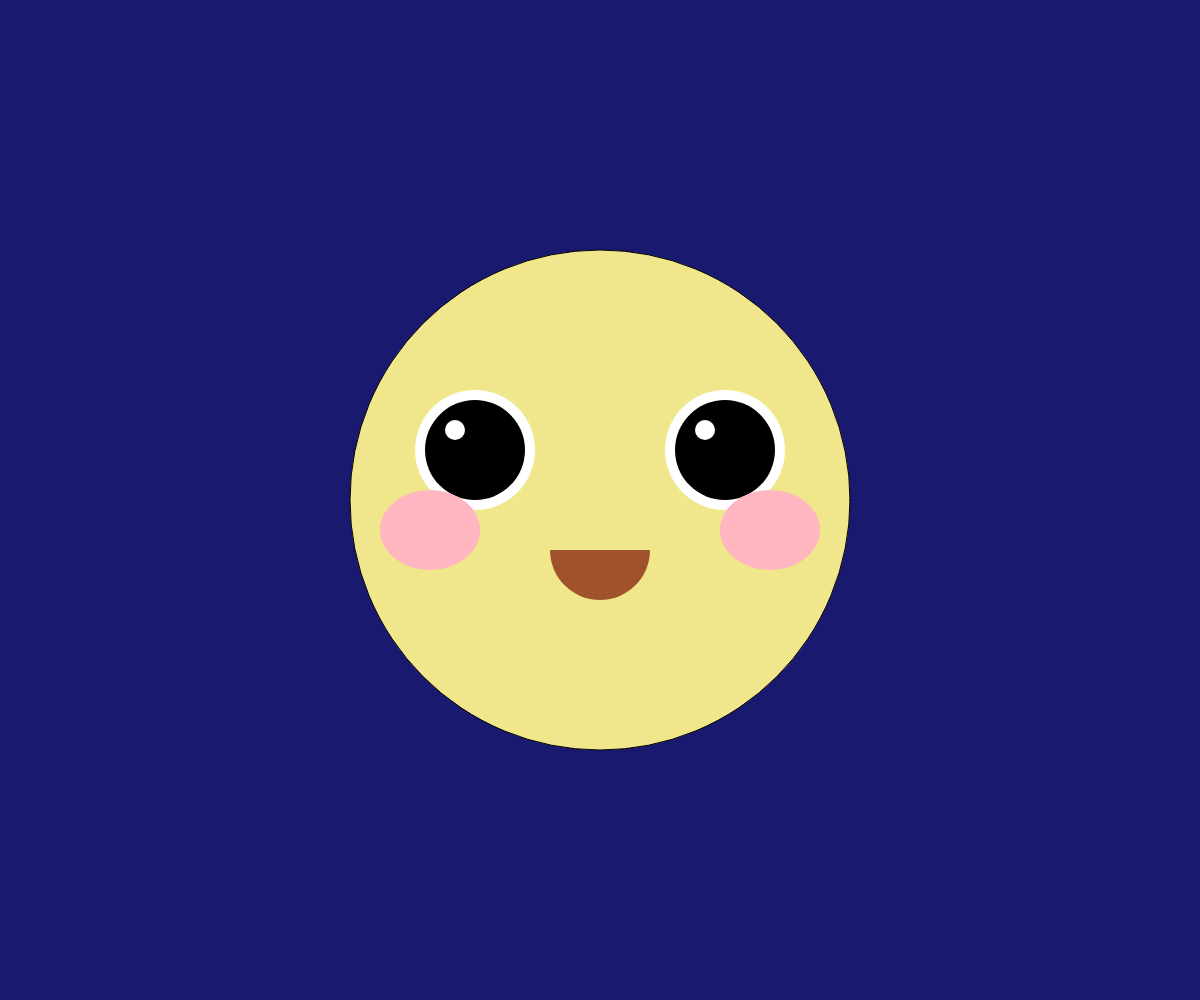
Frame 1 (no input)
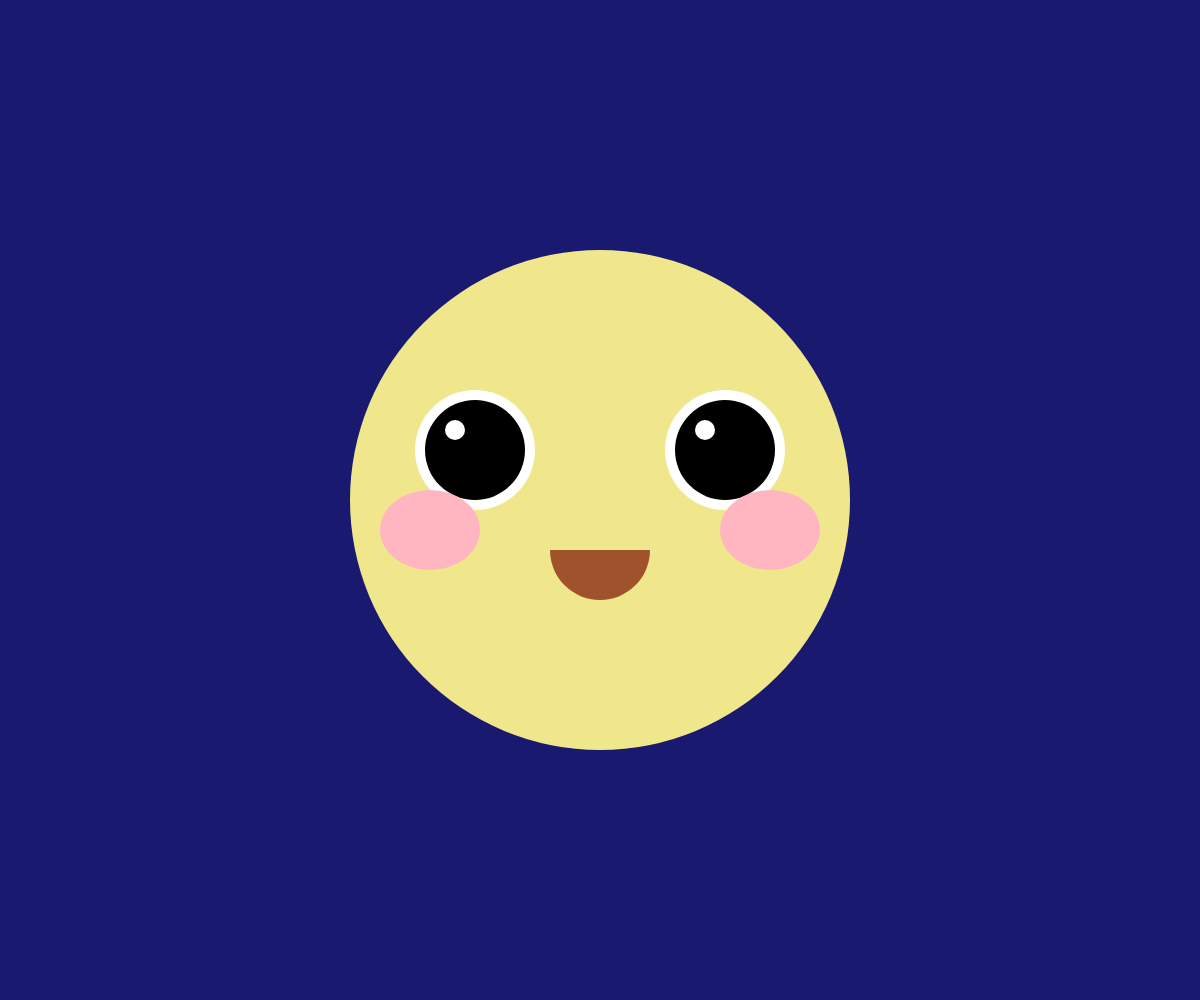
Frame 60 (no input)
Frame 120 (the mouse pressed at the canvas centre since frame 60): identical to frame 60, image omitted

The p5.js sketch that drew these frames (run headless with seeded random() and noise() and a simulated clock; from frame 60 on, the mouse is pressed at the canvas centre):

// p5.js sketch
// ── sketch.js
// 最終課題を制作しよう

let shapes=[];

function setup(){
  createCanvas(windowWidth, windowHeight);

}

function draw(){
  background(25, 25, 112);//背景色をMidnightBlueに

  for(let i = 0; i < shapes.length; i++){
    let s = shapes[i];
    fill(s.color)
    if(s.type === 'star'){
    star(s.x, s.y, s.size);}

    else if(s.type === 'heart'){
      heart(s.x,s.y,s.size);
    }
    s.x += s.vx;
    s.y += s.vy; 
  }
  

    fill(240,230,140)
    ellipse(width/2,height/2,500)

    noStroke()

    fill(255)
    ellipse(width/2-125,height/2-50,120)//左白目
    fill(0)
    ellipse(width/2-125,height/2-50,100)//左黒目
    fill(255)
    ellipse(width/2-145,height/2-70,20)//左小白目
    

    fill(255)
    ellipse(width/2+125,height/2-50,120)//右白目
    fill(0)
    ellipse(width/2+125,height/2-50,100)//右黒目
    fill(255)
    ellipse(width/2+105,height/2-70,20)//右小白目

    fill(255,182,193)
    ellipse(width/2-170,height/2+30,100,80)//左ほっぺ

    fill(255,182,193)
    ellipse(width/2+170,height/2+30,100,80)//右ほっぺ

    
    fill(160,82,45)
    arc(width/2,height/2+50,100,100,0,PI)
  }





function star(cx,cy,r){//★をかく関数
  noStroke()
  beginShape();
  for(var i =0; i<5; i++){
    let theta =TWO_PI*i* 2/5 - HALF_PI;
    let x= cx +cos(theta)*r;
    let y= cy +sin(theta)*r;
    vertex(x,y);
  }
  endShape(CLOSE);
}

function heart(x, y, size) {//♡をかく関数
  beginShape();     
  vertex(x, y);     
  bezierVertex(x - size / 2, y - size / 2, x - size, y + size / 3, x, y + size);  
  bezierVertex(x + size, y + size / 3, x + size / 2, y - size / 2, x, y);  
  endShape(CLOSE);  
}

function mouseDragged(){
  const dx = mouseX - pmouseX;
  const dy = mouseY - pmouseY;
  

  const s ={
    x: mouseX,
    y: mouseY,
    size: random(10, 100),
    vx: dx+5,
    vy: dy+5,
  };
  
  if (keyIsDown("A".charCodeAt(0))) {//Aを押しているときはハートに
    s.type = 'heart';
    s.color = color(255, 192, 203); // ピンクに
  } else {
    s.type = 'star';
    s.color = color(255, 204, 0); // 黄色に
  }

  shapes.push(s);
} 



function windowResized(){
  resizeCanvas(windowWidth, windowHeight);
}
